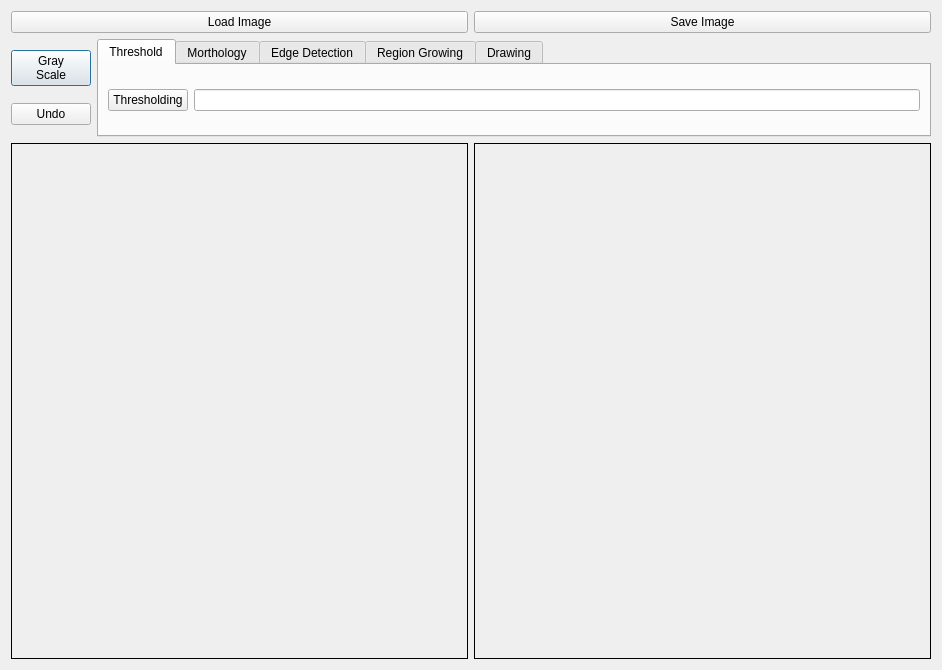
<?xml version="1.0" encoding="UTF-8"?>
<ui version="4.0">
 <class>Dialog</class>
 <widget class="QDialog" name="Dialog">
  <property name="windowModality">
   <enum>Qt::NonModal</enum>
  </property>
  <property name="geometry">
   <rect>
    <x>0</x>
    <y>0</y>
    <width>942</width>
    <height>670</height>
   </rect>
  </property>
  <property name="windowTitle">
   <string>Dialog</string>
  </property>
  <layout class="QGridLayout" name="gridLayout_11">
   <item row="1" column="0">
    <layout class="QHBoxLayout" name="horizontalLayout">
     <item>
      <layout class="QVBoxLayout" name="verticalLayout_2">
       <item>
        <widget class="QPushButton" name="grayButton">
         <property name="text">
          <string>Gray
Scale</string>
         </property>
        </widget>
       </item>
       <item>
        <widget class="QPushButton" name="undoButton">
         <property name="sizePolicy">
          <sizepolicy hsizetype="Minimum" vsizetype="Fixed">
           <horstretch>0</horstretch>
           <verstretch>0</verstretch>
          </sizepolicy>
         </property>
         <property name="focusPolicy">
          <enum>Qt::NoFocus</enum>
         </property>
         <property name="styleSheet">
          <string notr="true"/>
         </property>
         <property name="text">
          <string>Undo</string>
         </property>
        </widget>
       </item>
      </layout>
     </item>
     <item>
      <widget class="QTabWidget" name="tabWidget">
       <property name="sizePolicy">
        <sizepolicy hsizetype="Expanding" vsizetype="Preferred">
         <horstretch>0</horstretch>
         <verstretch>0</verstretch>
        </sizepolicy>
       </property>
       <property name="focusPolicy">
        <enum>Qt::NoFocus</enum>
       </property>
       <property name="currentIndex">
        <number>0</number>
       </property>
       <widget class="QWidget" name="tab">
        <property name="enabled">
         <bool>true</bool>
        </property>
        <attribute name="title">
         <string>Threshold</string>
        </attribute>
        <layout class="QGridLayout" name="gridLayout_3">
         <item row="0" column="0">
          <layout class="QGridLayout" name="gridLayout_2">
           <item row="0" column="1">
            <widget class="QLineEdit" name="thresholdValue"/>
           </item>
           <item row="0" column="0">
            <widget class="QPushButton" name="thresholdButton">
             <property name="focusPolicy">
              <enum>Qt::NoFocus</enum>
             </property>
             <property name="text">
              <string>Thresholding</string>
             </property>
            </widget>
           </item>
          </layout>
         </item>
        </layout>
       </widget>
       <widget class="QWidget" name="tab_2">
        <attribute name="title">
         <string>Morthology</string>
        </attribute>
        <layout class="QGridLayout" name="gridLayout_6">
         <item row="0" column="0">
          <layout class="QGridLayout" name="gridLayout_5">
           <item row="0" column="0">
            <widget class="QComboBox" name="morBox">
             <item>
              <property name="text">
               <string>Dilation</string>
              </property>
             </item>
             <item>
              <property name="text">
               <string>Erosion</string>
              </property>
             </item>
             <item>
              <property name="text">
               <string>Opening</string>
              </property>
             </item>
             <item>
              <property name="text">
               <string>Closing</string>
              </property>
             </item>
            </widget>
           </item>
           <item row="0" column="1">
            <layout class="QHBoxLayout" name="horizontalLayout_2">
             <item>
              <layout class="QGridLayout" name="gridLayout_4">
               <item row="1" column="0">
                <widget class="QLabel" name="label_4">
                 <property name="sizePolicy">
                  <sizepolicy hsizetype="Fixed" vsizetype="Fixed">
                   <horstretch>0</horstretch>
                   <verstretch>0</verstretch>
                  </sizepolicy>
                 </property>
                 <property name="text">
                  <string>Iteration</string>
                 </property>
                 <property name="alignment">
                  <set>Qt::AlignCenter</set>
                 </property>
                </widget>
               </item>
               <item row="0" column="1">
                <widget class="QLineEdit" name="kersizeEdit">
                 <property name="sizePolicy">
                  <sizepolicy hsizetype="Fixed" vsizetype="Fixed">
                   <horstretch>0</horstretch>
                   <verstretch>0</verstretch>
                  </sizepolicy>
                 </property>
                </widget>
               </item>
               <item row="0" column="0">
                <widget class="QLabel" name="label_3">
                 <property name="sizePolicy">
                  <sizepolicy hsizetype="Fixed" vsizetype="Fixed">
                   <horstretch>0</horstretch>
                   <verstretch>0</verstretch>
                  </sizepolicy>
                 </property>
                 <property name="text">
                  <string>Kernel Size</string>
                 </property>
                 <property name="alignment">
                  <set>Qt::AlignCenter</set>
                 </property>
                </widget>
               </item>
               <item row="1" column="1">
                <widget class="QLineEdit" name="iterEdit">
                 <property name="sizePolicy">
                  <sizepolicy hsizetype="Fixed" vsizetype="Fixed">
                   <horstretch>0</horstretch>
                   <verstretch>0</verstretch>
                  </sizepolicy>
                 </property>
                </widget>
               </item>
              </layout>
             </item>
             <item>
              <widget class="QPushButton" name="morButton">
               <property name="sizePolicy">
                <sizepolicy hsizetype="Fixed" vsizetype="Maximum">
                 <horstretch>0</horstretch>
                 <verstretch>0</verstretch>
                </sizepolicy>
               </property>
               <property name="focusPolicy">
                <enum>Qt::NoFocus</enum>
               </property>
               <property name="text">
                <string>Refresh</string>
               </property>
              </widget>
             </item>
             <item>
              <spacer name="horizontalSpacer">
               <property name="orientation">
                <enum>Qt::Horizontal</enum>
               </property>
               <property name="sizeType">
                <enum>QSizePolicy::Minimum</enum>
               </property>
               <property name="sizeHint" stdset="0">
                <size>
                 <width>40</width>
                 <height>20</height>
                </size>
               </property>
              </spacer>
             </item>
            </layout>
           </item>
          </layout>
         </item>
        </layout>
       </widget>
       <widget class="QWidget" name="tab_3">
        <attribute name="title">
         <string>Edge Detection</string>
        </attribute>
        <layout class="QGridLayout" name="gridLayout_9">
         <item row="0" column="0">
          <layout class="QGridLayout" name="gridLayout_7">
           <item row="0" column="0">
            <widget class="QComboBox" name="edgeBox">
             <property name="sizePolicy">
              <sizepolicy hsizetype="Expanding" vsizetype="Fixed">
               <horstretch>0</horstretch>
               <verstretch>0</verstretch>
              </sizepolicy>
             </property>
             <item>
              <property name="text">
               <string>Laplacian</string>
              </property>
             </item>
             <item>
              <property name="text">
               <string>Sobel</string>
              </property>
             </item>
             <item>
              <property name="text">
               <string>Perwitt</string>
              </property>
             </item>
             <item>
              <property name="text">
               <string>Frei &amp; Chen</string>
              </property>
             </item>
            </widget>
           </item>
           <item row="0" column="1">
            <widget class="QPushButton" name="edgeButton">
             <property name="sizePolicy">
              <sizepolicy hsizetype="Expanding" vsizetype="Fixed">
               <horstretch>0</horstretch>
               <verstretch>0</verstretch>
              </sizepolicy>
             </property>
             <property name="focusPolicy">
              <enum>Qt::NoFocus</enum>
             </property>
             <property name="text">
              <string>Go!</string>
             </property>
            </widget>
           </item>
          </layout>
         </item>
        </layout>
       </widget>
       <widget class="QWidget" name="tab_4">
        <attribute name="title">
         <string>Region Growing</string>
        </attribute>
        <layout class="QGridLayout" name="gridLayout_8">
         <item row="0" column="0">
          <layout class="QVBoxLayout" name="verticalLayout">
           <item>
            <widget class="QLabel" name="label">
             <property name="text">
              <string>Currently Only Support Binary Image</string>
             </property>
             <property name="alignment">
              <set>Qt::AlignCenter</set>
             </property>
            </widget>
           </item>
           <item>
            <widget class="QPushButton" name="seedButton">
             <property name="sizePolicy">
              <sizepolicy hsizetype="Minimum" vsizetype="Fixed">
               <horstretch>0</horstretch>
               <verstretch>0</verstretch>
              </sizepolicy>
             </property>
             <property name="focusPolicy">
              <enum>Qt::NoFocus</enum>
             </property>
             <property name="text">
              <string>Seeding</string>
             </property>
            </widget>
           </item>
          </layout>
         </item>
        </layout>
       </widget>
       <widget class="QWidget" name="tab_5">
        <attribute name="title">
         <string>Drawing</string>
        </attribute>
        <layout class="QGridLayout" name="gridLayout_10">
         <item row="0" column="0">
          <layout class="QGridLayout" name="gridLayout_13">
           <item row="0" column="0">
            <widget class="QPushButton" name="drawButton">
             <property name="enabled">
              <bool>true</bool>
             </property>
             <property name="focusPolicy">
              <enum>Qt::NoFocus</enum>
             </property>
             <property name="toolTipDuration">
              <number>-1</number>
             </property>
             <property name="text">
              <string>Draw</string>
             </property>
            </widget>
           </item>
          </layout>
         </item>
        </layout>
       </widget>
      </widget>
     </item>
    </layout>
   </item>
   <item row="0" column="0">
    <layout class="QGridLayout" name="gridLayout_14">
     <item row="0" column="0">
      <widget class="QPushButton" name="loadButton">
       <property name="focusPolicy">
        <enum>Qt::NoFocus</enum>
       </property>
       <property name="text">
        <string>Load Image</string>
       </property>
      </widget>
     </item>
     <item row="0" column="1">
      <widget class="QPushButton" name="saveButton">
       <property name="focusPolicy">
        <enum>Qt::NoFocus</enum>
       </property>
       <property name="text">
        <string>Save Image</string>
       </property>
      </widget>
     </item>
    </layout>
   </item>
   <item row="2" column="0">
    <layout class="QGridLayout" name="gridLayout">
     <item row="0" column="1">
      <widget class="QPaintLabel2" name="imgLabel_2">
       <property name="sizePolicy">
        <sizepolicy hsizetype="Expanding" vsizetype="Expanding">
         <horstretch>0</horstretch>
         <verstretch>0</verstretch>
        </sizepolicy>
       </property>
       <property name="frameShape">
        <enum>QFrame::Box</enum>
       </property>
       <property name="lineWidth">
        <number>1</number>
       </property>
       <property name="text">
        <string/>
       </property>
      </widget>
     </item>
     <item row="0" column="0">
      <widget class="QPaintLabel2" name="imgLabel_1">
       <property name="sizePolicy">
        <sizepolicy hsizetype="Expanding" vsizetype="Expanding">
         <horstretch>0</horstretch>
         <verstretch>0</verstretch>
        </sizepolicy>
       </property>
       <property name="frameShape">
        <enum>QFrame::Box</enum>
       </property>
       <property name="frameShadow">
        <enum>QFrame::Plain</enum>
       </property>
       <property name="lineWidth">
        <number>1</number>
       </property>
       <property name="text">
        <string/>
       </property>
      </widget>
     </item>
    </layout>
   </item>
  </layout>
 </widget>
 <customwidgets>
  <customwidget>
   <class>QPaintLabel2</class>
   <extends>QLabel</extends>
   <header>qpaintlabel2.h</header>
  </customwidget>
 </customwidgets>
 <resources/>
 <connections>
  <connection>
   <sender>thresholdValue</sender>
   <signal>returnPressed()</signal>
   <receiver>thresholdButton</receiver>
   <slot>click()</slot>
   <hints>
    <hint type="sourcelabel">
     <x>377</x>
     <y>86</y>
    </hint>
    <hint type="destinationlabel">
     <x>296</x>
     <y>89</y>
    </hint>
   </hints>
  </connection>
 </connections>
</ui>
